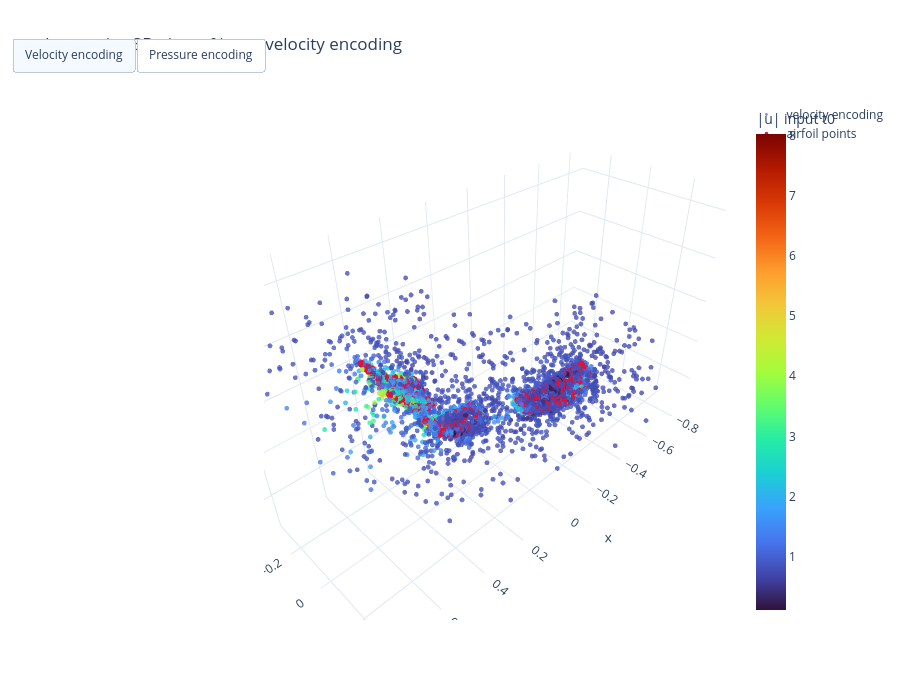

The notebook cell this image was saved under:
### Code cell
interactive_encoding = make_interactive_input_feature_figure(
    processed_sample['pos'],
    processed_sample['velocity_in'],
    processed_sample.get('pressure'),
    processed_sample['airfoil_mask'],
    frame=4,
    max_points=5000,
    seed=int(frame_idx),
)
interactive_encoding

### Figure 1 — Plotly figure (JSON) as saved in the notebook; plotly's stock layout.template omitted (floating-point values rounded to 4 significant figures; data arrays with more than 128 entries replaced by an {"elided": "..."} marker saying what was removed)
{"data": [{"hovertemplate": "%{text}<extra></extra>", "marker": {"color": {"elided": "4096 float values"}, "colorbar": {"title": {"text": "|u| input t0"}}, "colorscale": [[0, "#30123b"], [0.07143, "#4145ab"], [0.1429, "#4675ed"], [0.2143, "#39a2fc"], [0.2857, "#1bcfd4"], [0.3571, "#24eca6"], [0.4286, "#61fc6c"], [0.5, "#a4fc3b"], [0.5714, "#d1e834"], [0.6429, "#f3c63a"], [0.7143, "#fe9b2d"], [0.7857, "#f36315"], [0.8571, "#d93806"], [0.9286, "#b11901"], [1, "#7a0402"]], "opacity": 0.78, "size": 2.8}, "mode": "markers", "name": "velocity encoding", "text": {"elided": "4096 str values"}, "type": "scatter3d", "x": {"elided": "4096 float values"}, "y": {"elided": "4096 float values"}, "z": {"elided": "4096 float values"}}, {"marker": {"color": "crimson", "size": 3.5}, "mode": "markers", "name": "airfoil points", "type": "scatter3d", "x": {"elided": "754 float values"}, "y": {"elided": "754 float values"}, "z": {"elided": "754 float values"}}, {"hovertemplate": "%{text}<extra></extra>", "marker": {"color": {"elided": "4096 float values"}, "colorbar": {"title": {"text": "pressure t0"}}, "colorscale": [[0, "rgb(5,48,97)"], [0.1, "rgb(33,102,172)"], [0.2, "rgb(67,147,195)"], [0.3, "rgb(146,197,222)"], [0.4, "rgb(209,229,240)"], [0.5, "rgb(247,247,247)"], [0.6, "rgb(253,219,199)"], [0.7, "rgb(244,165,130)"], [0.8, "rgb(214,96,77)"], [0.9, "rgb(178,24,43)"], [1, "rgb(103,0,31)"]], "opacity": 0.78, "size": 2.8}, "mode": "markers", "name": "pressure encoding", "text": {"elided": "4096 str values"}, "type": "scatter3d", "visible": false, "x": {"elided": "4096 float values"}, "y": {"elided": "4096 float values"}, "z": {"elided": "4096 float values"}}], "layout": {"height": 700, "scene": {"aspectmode": "data", "xaxis": {"title": {"text": "x"}}, "yaxis": {"title": {"text": "y"}}, "zaxis": {"title": {"text": "z"}}}, "title": {"text": "Interactive 3D view of input velocity encoding"}, "updatemenus": [{"buttons": [{"args": [{"visible": [true, true, false]}, {"title": "Interactive 3D view of input velocity encoding"}], "label": "Velocity encoding", "method": "update"}, {"args": [{"visible": [false, true, true]}, {"title": "Interactive 3D view of input pressure encoding"}], "label": "Pressure encoding", "method": "update"}], "direction": "right", "type": "buttons", "x": 0, "y": 1.12}]}}
